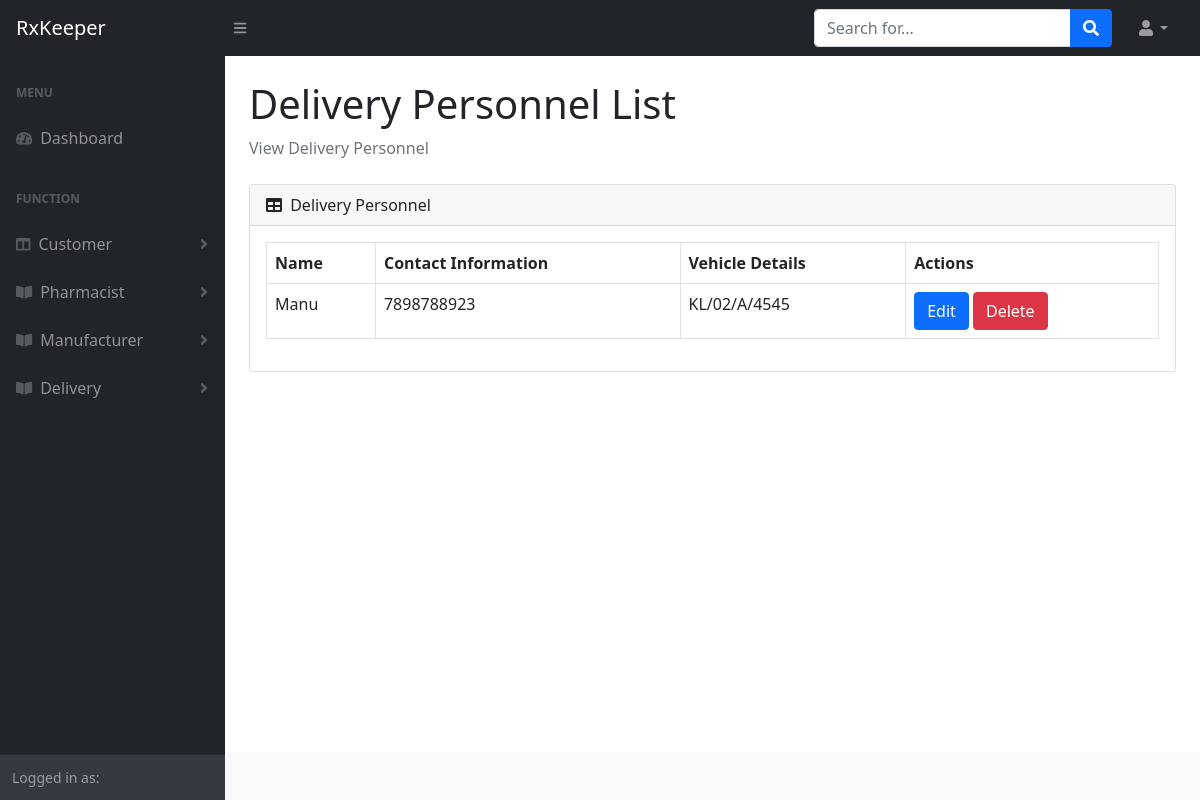
/main_project/delivery-personnel/, run on the app's committed database.
### logi/models.py (models this page shows)
class DeliveryPerson(models.Model):
    user = models.OneToOneField(User, on_delete=models.CASCADE, primary_key=True)
    phone_number = models.CharField(max_length=20)
    vehicle_number = models.CharField(max_length=20)

class User(AbstractUser):
   is_customer= models.BooleanField(default=False)
   is_employee= models.BooleanField(default=False)
   is_delivery_person = models.BooleanField(default=False)
   name=models.CharField(max_length=50)

### main_project/views.py (the view)
# urls.py: path('delivery-personnel/', views.delivery_person_list, name='delivery_person_list'),
def delivery_person_list(request):
    delivery_personnel = DeliveryPerson.objects.all()
    return render(request, 'home/delivery_list.html', {'delivery_personnel': delivery_personnel})

### template/home/delivery_list.html (shortened to what this page needs)
{% extends "layouts/base.html" %}
{% block content %}
    <div class="container-fluid px-4">
        <h1 class="mt-4">Delivery Personnel List</h1>
        <ol class="breadcrumb mb-4">
            <li class="breadcrumb-item active">View Delivery Personnel</li>
        </ol>
        <div class="row">
            <div class="col-md-12">
                <div class="card mb-4">
                    <div class="card-header">
                        <i class="fas fa-table me-1"></i>
                        Delivery Personnel
                    </div>
                    <div class="card-body">
                        <div class="table-responsive">
                            <table class="table table-bordered" id="dataTable" width="100%" cellspacing="0">
                                <thead>
                                    <tr>
                                        <th>Name</th>
                                        <th>Contact Information</th>
                                        <th>Vehicle Details</th>
                                        <th>Actions</th>
                                    </tr>
                                </thead>
                                <tbody>
                                    {% for personnel in delivery_personnel %}
                                        <tr>
                                            <td>{{ personnel.user.name }}</td>
                                            <td>{{ personnel.phone_number }}</td>
                                            <td>{{ personnel.vehicle_number }}</td>
                                            <td>
                                                <a href="{% url 'edit_delivery_person' personnel.pk %}" class="btn btn-primary">Edit</a>
                                                <a href="{% url 'delete_delivery_person' personnel.pk %}" class="btn btn-danger">Delete</a>
                                            </td>
                                        </tr>
                                    {% endfor %}
                                </tbody>
                            </table>
                        </div>
                    </div>
                </div>
            </div>
        </div>
    </div>
{% endblock %}

### data on the page
DeliveryPerson: user.name "Manu", phone_number "7898788923", vehicle_number "KL/02/A/4545"
